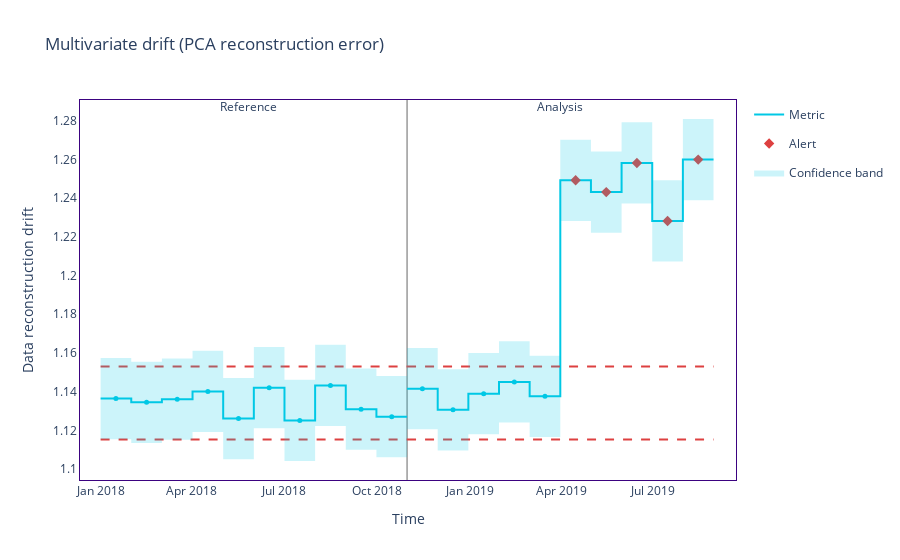

The code cell stored with this chart in its notebook:
### Code cell
display(results.filter(period='reference').to_df())

figure = results.plot()
figure.show()

### Figure 1 — Plotly figure (JSON) as saved in the notebook; plotly's stock layout.template omitted (floating-point values rounded to 4 significant figures)
{"data": [{"hoverinfo": "skip", "legendgroup": "metric_reference", "line": {"color": "#00c8e5", "shape": "hv", "width": 2}, "mode": "lines", "name": "Metric", "showlegend": true, "type": "scatter", "x": ["2018-01-01T00:00:00", "2018-01-31T06:36:00", "2018-03-02T13:12:00", "2018-04-01T19:48:00", "2018-05-02T02:24:00", "2018-06-01T09:00:00", "2018-07-01T15:36:00", "2018-07-31T22:12:00", "2018-08-31T04:48:00", "2018-09-30T11:24:00", "2018-10-30T17:51:16.848000"], "y": [1.136, 1.134, 1.136, 1.14, 1.126, 1.142, 1.125, 1.143, 1.131, 1.127, 1.127]}, {"customdata": [["Data reconstruction drift", "<b style=\"color:#00c8e5;line-height:60px\">Reference</b>", "", "[0:4999]", "From <b>Jan-01-2018</b> to <b>Jan-31-2018</b>", 1.136, 0.021], ["Data reconstruction drift", "<b style=\"color:#00c8e5;line-height:60px\">Reference</b>", "", "[5000:9999]", "From <b>Jan-31-2018</b> to <b>Mar-02-2018</b>", 1.135, 0.021], ["Data reconstruction drift", "<b style=\"color:#00c8e5;line-height:60px\">Reference</b>", "", "[10000:14999]", "From <b>Mar-02-2018</b> to <b>Apr-01-2018</b>", 1.136, 0.021], ["Data reconstruction drift", "<b style=\"color:#00c8e5;line-height:60px\">Reference</b>", "", "[15000:19999]", "From <b>Apr-01-2018</b> to <b>May-02-2018</b>", 1.14, 0.021], ["Data reconstruction drift", "<b style=\"color:#00c8e5;line-height:60px\">Reference</b>", "", "[20000:24999]", "From <b>May-02-2018</b> to <b>Jun-01-2018</b>", 1.126, 0.021], ["Data reconstruction drift", "<b style=\"color:#00c8e5;line-height:60px\">Reference</b>", "", "[25000:29999]", "From <b>Jun-01-2018</b> to <b>Jul-01-2018</b>", 1.142, 0.021], ["Data reconstruction drift", "<b style=\"color:#00c8e5;line-height:60px\">Reference</b>", "", "[30000:34999]", "From <b>Jul-01-2018</b> to <b>Jul-31-2018</b>", 1.125, 0.021], ["Data reconstruction drift", "<b style=\"color:#00c8e5;line-height:60px\">Reference</b>", "", "[35000:39999]", "From <b>Jul-31-2018</b> to <b>Aug-31-2018</b>", 1.143, 0.021], ["Data reconstruction drift", "<b style=\"color:#00c8e5;line-height:60px\">Reference</b>", "", "[40000:44999]", "From <b>Aug-31-2018</b> to <b>Sep-30-2018</b>", 1.131, 0.021], ["Data reconstruction drift", "<b style=\"color:#00c8e5;line-height:60px\">Reference</b>", "", "[45000:49999]", "From <b>Sep-30-2018</b> to <b>Oct-30-2018</b>", 1.127, 0.021]], "hovertemplate": "%{customdata[1]} &nbsp; &nbsp; %{customdata[2]} <br />Chunk: <b>%{customdata[3]}</b> &nbsp; &nbsp; %{customdata[4]} <br />%{customdata[0]}: <b>%{customdata[5]}</b><br />Confidence band: +/- <b>%{customdata[6]}</b><br /><extra></extra>", "legendgroup": "metric_reference", "marker": {"color": "#00c8e5", "size": 5, "symbol": "circle"}, "mode": "markers", "name": "Metric", "showlegend": false, "type": "scatter", "x": ["2018-01-16T03:18:00", "2018-02-15T09:54:00", "2018-03-17T16:30:00", "2018-04-16T23:06:00", "2018-05-17T05:42:00", "2018-06-16T12:18:00", "2018-07-16T18:54:00", "2018-08-16T01:30:00", "2018-09-15T08:06:00", "2018-10-15T14:37:38.424000"], "y": [1.136, 1.134, 1.136, 1.14, 1.126, 1.142, 1.125, 1.143, 1.131, 1.127, 1.127]}, {"hoverinfo": "skip", "legendgroup": "metric_analysis", "line": {"color": "#00c8e5", "shape": "hv", "width": 2}, "mode": "lines", "name": "Metric", "showlegend": false, "type": "scatter", "x": ["2018-10-30T18:00:00", "2018-11-30T00:36:00", "2018-12-30T07:12:00", "2019-01-29T13:48:00", "2019-02-28T20:24:00", "2019-03-31T03:00:00", "2019-04-30T09:36:00", "2019-05-30T16:12:00", "2019-06-29T22:48:00", "2019-07-30T05:24:00", "2019-08-29T11:51:16.848000"], "y": [1.142, 1.131, 1.139, 1.145, 1.138, 1.249, 1.243, 1.258, 1.228, 1.26, 1.26]}, {"customdata": [["Data reconstruction drift", "<b style=\"color:#3b0280;line-height:60px\">Analysis</b>", "", "[0:4999]", "From <b>Oct-30-2018</b> to <b>Nov-30-2018</b>", 1.141, 0.021], ["Data reconstruction drift", "<b style=\"color:#3b0280;line-height:60px\">Analysis</b>", "", "[5000:9999]", "From <b>Nov-30-2018</b> to <b>Dec-30-2018</b>", 1.131, 0.021], ["Data reconstruction drift", "<b style=\"color:#3b0280;line-height:60px\">Analysis</b>", "", "[10000:14999]", "From <b>Dec-30-2018</b> to <b>Jan-29-2019</b>", 1.139, 0.021], ["Data reconstruction drift", "<b style=\"color:#3b0280;line-height:60px\">Analysis</b>", "", "[15000:19999]", "From <b>Jan-29-2019</b> to <b>Feb-28-2019</b>", 1.145, 0.021], ["Data reconstruction drift", "<b style=\"color:#3b0280;line-height:60px\">Analysis</b>", "", "[20000:24999]", "From <b>Feb-28-2019</b> to <b>Mar-31-2019</b>", 1.138, 0.021], ["Data reconstruction drift", "<b style=\"color:#3b0280;line-height:60px\">Analysis</b>", "<span style=\"color:#AD0000\">⚠ <b>Drift detected</b></span>", "[25000:29999]", "From <b>Mar-31-2019</b> to <b>Apr-30-2019</b>", 1.249, 0.021], ["Data reconstruction drift", "<b style=\"color:#3b0280;line-height:60px\">Analysis</b>", "<span style=\"color:#AD0000\">⚠ <b>Drift detected</b></span>", "[30000:34999]", "From <b>Apr-30-2019</b> to <b>May-30-2019</b>", 1.243, 0.021], ["Data reconstruction drift", "<b style=\"color:#3b0280;line-height:60px\">Analysis</b>", "<span style=\"color:#AD0000\">⚠ <b>Drift detected</b></span>", "[35000:39999]", "From <b>May-30-2019</b> to <b>Jun-29-2019</b>", 1.258, 0.021], ["Data reconstruction drift", "<b style=\"color:#3b0280;line-height:60px\">Analysis</b>", "<span style=\"color:#AD0000\">⚠ <b>Drift detected</b></span>", "[40000:44999]", "From <b>Jun-29-2019</b> to <b>Jul-30-2019</b>", 1.228, 0.021], ["Data reconstruction drift", "<b style=\"color:#3b0280;line-height:60px\">Analysis</b>", "<span style=\"color:#AD0000\">⚠ <b>Drift detected</b></span>", "[45000:49999]", "From <b>Jul-30-2019</b> to <b>Aug-29-2019</b>", 1.26, 0.021]], "hovertemplate": "%{customdata[1]} &nbsp; &nbsp; %{customdata[2]} <br />Chunk: <b>%{customdata[3]}</b> &nbsp; &nbsp; %{customdata[4]} <br />%{customdata[0]}: <b>%{customdata[5]}</b><br />Confidence band: +/- <b>%{customdata[6]}</b><br /><extra></extra>", "legendgroup": "metric_analysis", "marker": {"color": "#00c8e5", "size": 5, "symbol": "circle"}, "mode": "markers", "name": "Metric", "showlegend": false, "type": "scatter", "x": ["2018-11-14T21:18:00", "2018-12-15T03:54:00", "2019-01-14T10:30:00", "2019-02-13T17:06:00", "2019-03-15T23:42:00", "2019-04-15T06:18:00", "2019-05-15T12:54:00", "2019-06-14T19:30:00", "2019-07-15T02:06:00", "2019-08-14T08:37:38.424000"], "y": [1.142, 1.131, 1.139, 1.145, 1.138, 1.249, 1.243, 1.258, 1.228, 1.26, 1.26]}, {"hoverinfo": "skip", "legendgroup": "alert", "marker": {"color": "#DD4040", "size": 8, "symbol": "diamond"}, "mode": "markers", "name": "Alert", "showlegend": true, "type": "scatter", "x": ["2019-04-15T06:18:00", "2019-05-15T12:54:00", "2019-06-14T19:30:00", "2019-07-15T02:06:00", "2019-08-14T08:37:38.424000"], "y": [1.249, 1.243, 1.258, 1.228, 1.26]}, {"hoverinfo": "skip", "legendgroup": "thresh", "line": {"color": "#DD4040", "dash": "dash", "width": 2}, "mode": "lines", "name": "Threshold", "showlegend": false, "type": "scatter", "x": ["2018-01-01T00:00:00", "2018-01-31T06:36:00", "2018-03-02T13:12:00", "2018-04-01T19:48:00", "2018-05-02T02:24:00", "2018-06-01T09:00:00", "2018-07-01T15:36:00", "2018-07-31T22:12:00", "2018-08-31T04:48:00", "2018-09-30T11:24:00", "2018-10-30T17:51:16.848000"], "y": [1.153, 1.153, 1.153, 1.153, 1.153, 1.153, 1.153, 1.153, 1.153, 1.153, 1.153]}, {"hoverinfo": "skip", "legendgroup": "thresh", "line": {"color": "#DD4040", "dash": "dash", "width": 2}, "mode": "lines", "name": "Threshold", "showlegend": false, "type": "scatter", "x": ["2018-01-01T00:00:00", "2018-01-31T06:36:00", "2018-03-02T13:12:00", "2018-04-01T19:48:00", "2018-05-02T02:24:00", "2018-06-01T09:00:00", "2018-07-01T15:36:00", "2018-07-31T22:12:00", "2018-08-31T04:48:00", "2018-09-30T11:24:00", "2018-10-30T17:51:16.848000"], "y": [1.115, 1.115, 1.115, 1.115, 1.115, 1.115, 1.115, 1.115, 1.115, 1.115, 1.115]}, {"hoverinfo": "skip", "legendgroup": "thresh", "line": {"color": "#DD4040", "dash": "dash", "width": 2}, "mode": "lines", "name": "Threshold", "showlegend": false, "type": "scatter", "x": ["2018-10-30T18:00:00", "2018-11-30T00:36:00", "2018-12-30T07:12:00", "2019-01-29T13:48:00", "2019-02-28T20:24:00", "2019-03-31T03:00:00", "2019-04-30T09:36:00", "2019-05-30T16:12:00", "2019-06-29T22:48:00", "2019-07-30T05:24:00", "2019-08-29T11:51:16.848000"], "y": [1.153, 1.153, 1.153, 1.153, 1.153, 1.153, 1.153, 1.153, 1.153, 1.153, 1.153]}, {"hoverinfo": "skip", "legendgroup": "thresh", "line": {"color": "#DD4040", "dash": "dash", "width": 2}, "mode": "lines", "name": "Threshold", "showlegend": false, "type": "scatter", "x": ["2018-10-30T18:00:00", "2018-11-30T00:36:00", "2018-12-30T07:12:00", "2019-01-29T13:48:00", "2019-02-28T20:24:00", "2019-03-31T03:00:00", "2019-04-30T09:36:00", "2019-05-30T16:12:00", "2019-06-29T22:48:00", "2019-07-30T05:24:00", "2019-08-29T11:51:16.848000"], "y": [1.115, 1.115, 1.115, 1.115, 1.115, 1.115, 1.115, 1.115, 1.115, 1.115, 1.115]}, {"hoverinfo": "skip", "line": {"color": "rgba(0,0,0,0)", "shape": "hv"}, "mode": "lines", "name": "Confidence band", "showlegend": false, "type": "scatter", "x": ["2018-01-01T00:00:00", "2018-01-31T06:36:00", "2018-03-02T13:12:00", "2018-04-01T19:48:00", "2018-05-02T02:24:00", "2018-06-01T09:00:00", "2018-07-01T15:36:00", "2018-07-31T22:12:00", "2018-08-31T04:48:00", "2018-09-30T11:24:00", "2018-10-30T17:51:16.848000"], "y": [1.157, 1.155, 1.157, 1.161, 1.147, 1.163, 1.146, 1.164, 1.152, 1.148, 1.148]}, {"fill": "tonexty", "fillcolor": "rgba(0.0, 0.7843137254901961, 0.8980392156862745, 0.2)", "hoverinfo": "skip", "line": {"color": "rgba(0,0,0,0)", "shape": "hv"}, "mode": "lines", "name": "Confidence band", "showlegend": true, "type": "scatter", "x": ["2018-01-01T00:00:00", "2018-01-31T06:36:00", "2018-03-02T13:12:00", "2018-04-01T19:48:00", "2018-05-02T02:24:00", "2018-06-01T09:00:00", "2018-07-01T15:36:00", "2018-07-31T22:12:00", "2018-08-31T04:48:00", "2018-09-30T11:24:00", "2018-10-30T17:51:16.848000"], "y": [1.115, 1.113, 1.115, 1.119, 1.105, 1.121, 1.104, 1.122, 1.11, 1.106, 1.106]}, {"hoverinfo": "skip", "line": {"color": "rgba(0,0,0,0)", "shape": "hv"}, "mode": "lines", "name": "Confidence band", "showlegend": false, "type": "scatter", "x": ["2018-10-30T18:00:00", "2018-11-30T00:36:00", "2018-12-30T07:12:00", "2019-01-29T13:48:00", "2019-02-28T20:24:00", "2019-03-31T03:00:00", "2019-04-30T09:36:00", "2019-05-30T16:12:00", "2019-06-29T22:48:00", "2019-07-30T05:24:00", "2019-08-29T11:51:16.848000"], "y": [1.163, 1.152, 1.16, 1.166, 1.159, 1.27, 1.264, 1.279, 1.249, 1.281, 1.281]}, {"fill": "tonexty", "fillcolor": "rgba(0.0, 0.7843137254901961, 0.8980392156862745, 0.2)", "hoverinfo": "skip", "line": {"color": "rgba(0,0,0,0)", "shape": "hv"}, "mode": "lines", "name": "Confidence band", "showlegend": false, "type": "scatter", "x": ["2018-10-30T18:00:00", "2018-11-30T00:36:00", "2018-12-30T07:12:00", "2019-01-29T13:48:00", "2019-02-28T20:24:00", "2019-03-31T03:00:00", "2019-04-30T09:36:00", "2019-05-30T16:12:00", "2019-06-29T22:48:00", "2019-07-30T05:24:00", "2019-08-29T11:51:16.848000"], "y": [1.121, 1.11, 1.118, 1.124, 1.117, 1.228, 1.222, 1.237, 1.207, 1.239, 1.239]}], "layout": {"annotations": [{"showarrow": false, "text": "Reference", "x": "2018-05-17T05:42:00", "xshift": 10, "y": 1.01, "yref": "y domain"}, {"showarrow": false, "text": "Analysis", "x": "2019-03-15T23:42:00", "xshift": 15, "y": 1.01, "yref": "y domain"}], "hoverlabel": {"bgcolor": "white", "font": {"size": 14}}, "legend": {"itemclick": false, "itemdoubleclick": false, "traceorder": "grouped"}, "paper_bgcolor": "rgba(255,255,255,1)", "plot_bgcolor": "rgba(255,255,255,1)", "shapes": [{"layer": "below", "line": {"color": "#666666", "width": 1}, "type": "line", "x0": "2018-10-30T18:00:00", "x1": "2018-10-30T18:00:00", "xref": "x", "y0": 0, "y1": 1, "yref": "y domain"}], "title": {"text": "Multivariate drift (PCA reconstruction error)"}, "xaxis": {"linecolor": "#3b0280", "matches": "x", "mirror": true, "showgrid": false, "title": {"text": "Time"}, "zeroline": false}, "yaxis": {"linecolor": "#3b0280", "mirror": true, "showgrid": false, "title": {"text": "Data reconstruction drift"}, "zeroline": false}}}
